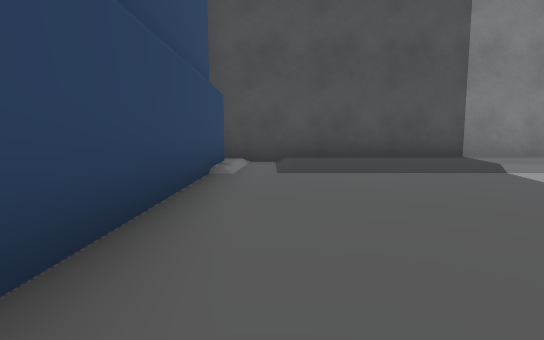
view 1 (above)

22 first-person views from a walk through a 3-D level made in the Unity game engine. The camera is 0.59 m above the floor, tilts 6° down and sees 80° across. The floor is counted in squares, 1 m on a side. Each view is taken from the middle of a square. On the plan, view 1 faces up. The plan holds only what a view shows up to about 9 squares ahead; the rest is blank. The place goes on beyond the plan. The player character is not drawn.

view 2
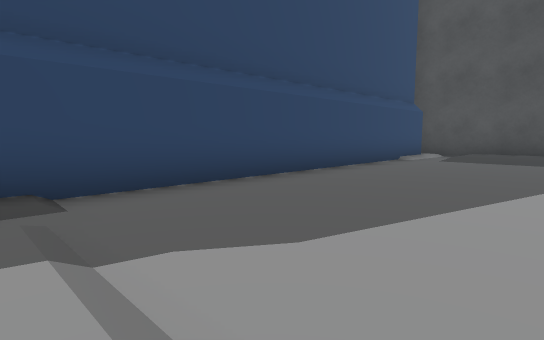

view 3
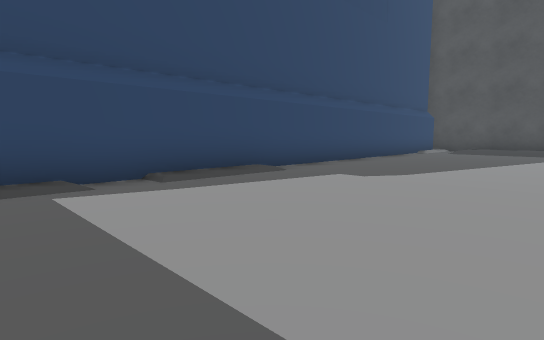

view 4
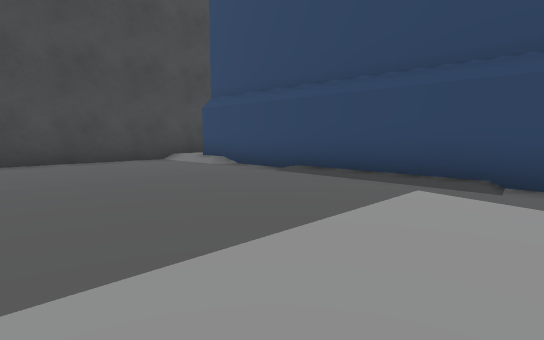

view 5
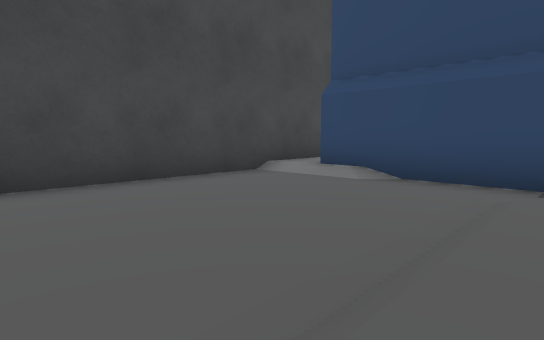

view 6
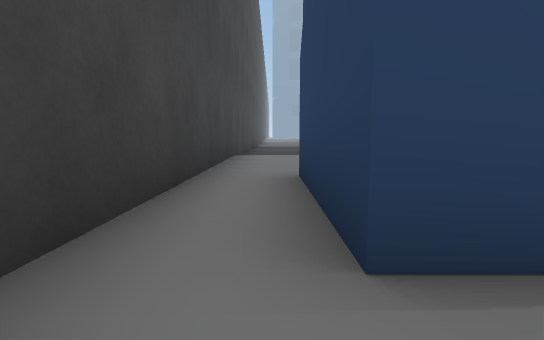

view 7
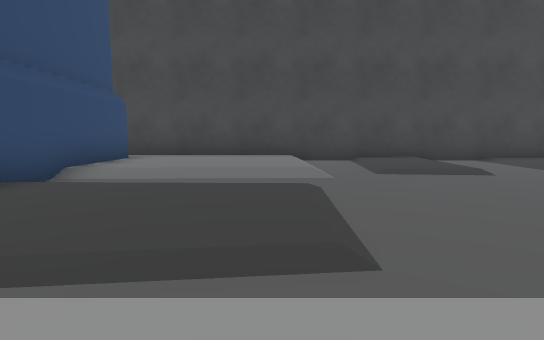

view 8
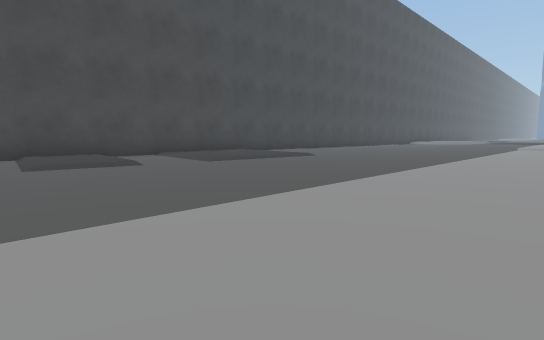

view 9
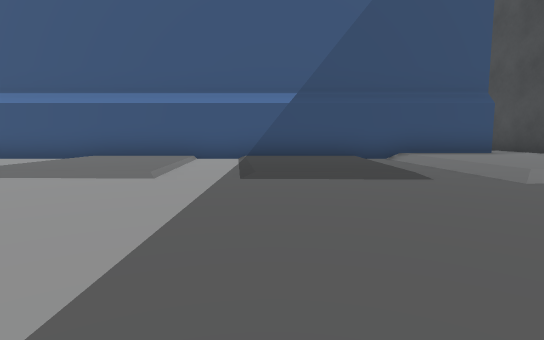

view 10
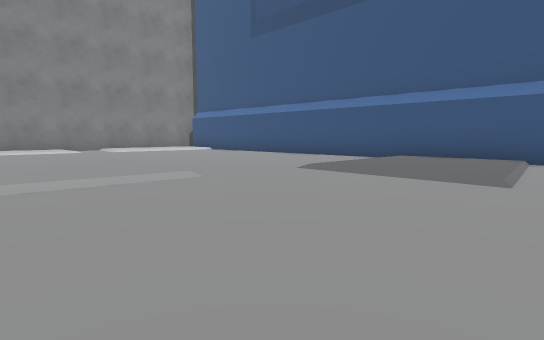

view 11
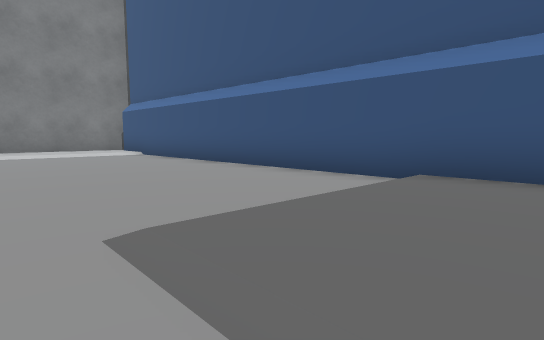

view 12
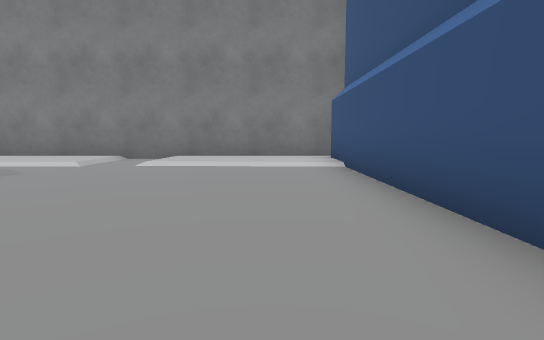

view 13
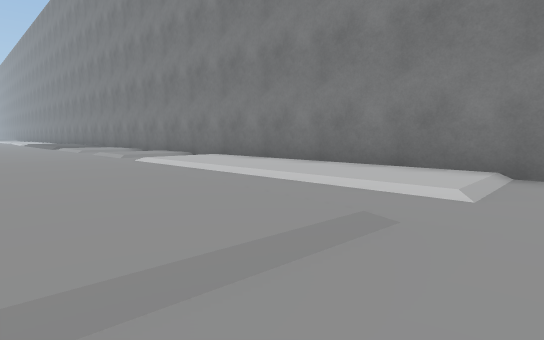

view 14
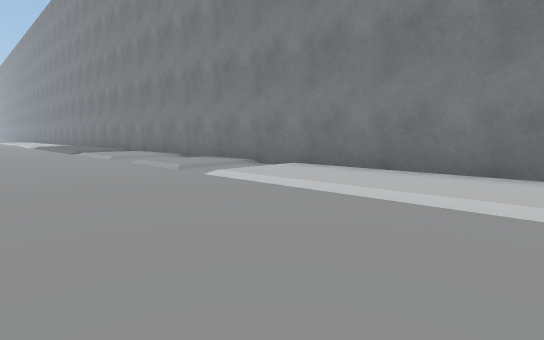

view 15
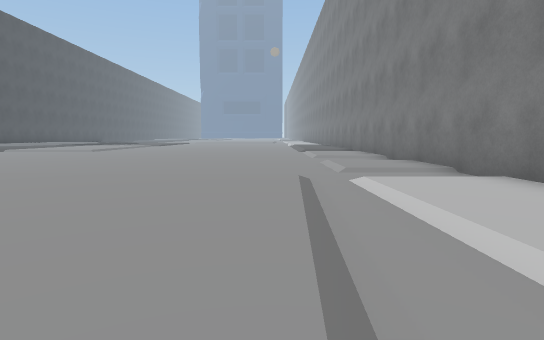

view 16
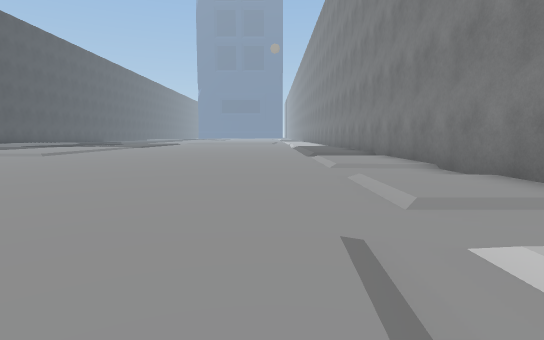

view 17
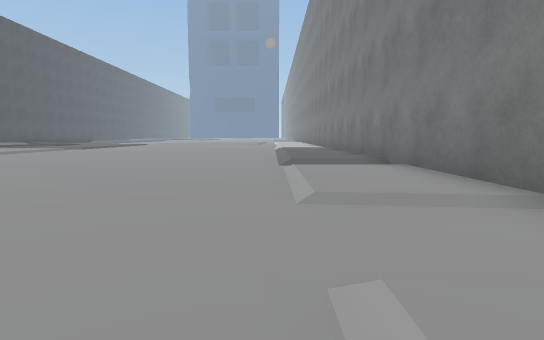

view 18
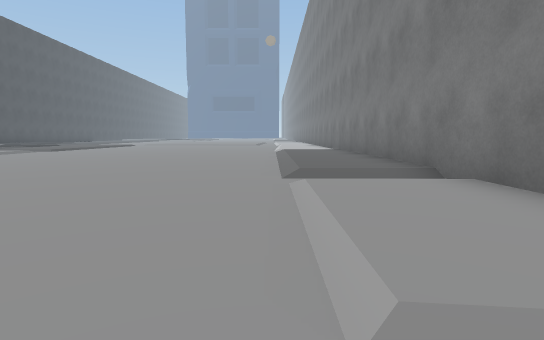

view 19
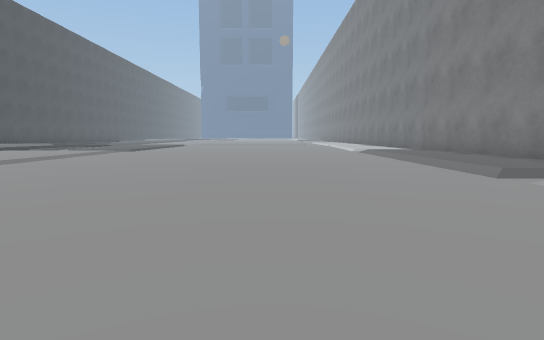

view 20
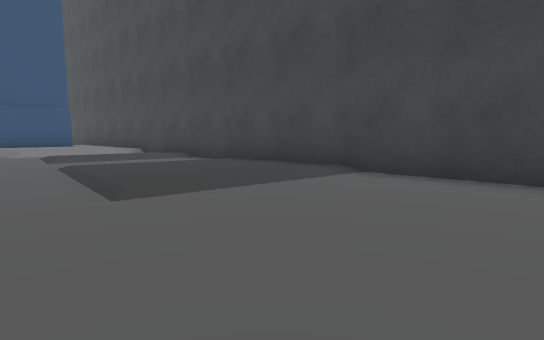

view 21
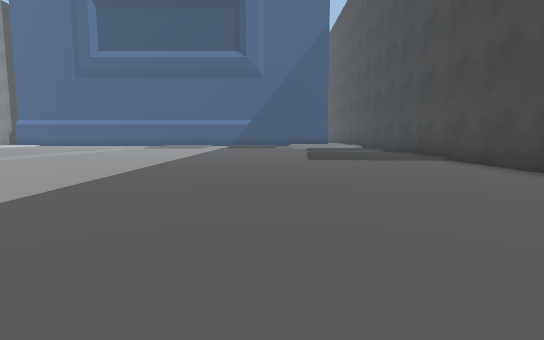

view 22
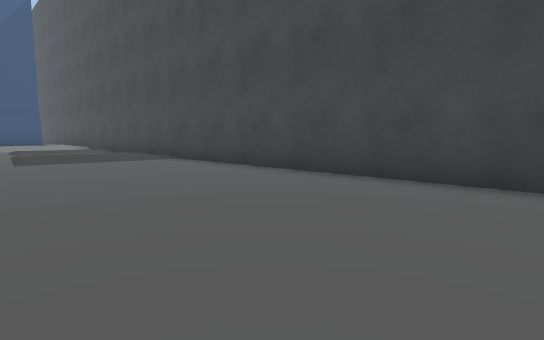

### Floor plan
Key: @ floor where view 1 was taken; # wall or solid block; . main floor; : floor 0.05 m higher than the main floor; + floor 0.1 m higher than the main floor; * floor 0.15 m higher than the main floor; / step, stairs or slope.
Columns run from 29 left of view 1 to 4 right of it. Each row starts with its distance up from view 1.
  8 ########################### ######
  7 +++++/+++./+/.++++++/.++++# #.++++
  6 +++++/+++./+/.++++++/.++++# #.++++
  5 ..........................# #.....
  4 ............./+++++//.....# #.....
  3 ............./++++++/.....# #....
  2 ............./++++++/.....# #....
  1 ............./++  ++......# #....
  0 .............++   ++......# #@...
 -1 .............     ++......# #....
 -2 ............     +++......# #....
 -3 ....  .. .....   ../../...# #.....
 -4 +++        ...   .....++++# #.++++
 -5 ++        ....  ......++++# #.++++
 -6         ..............+///# #.++++
 -7        ...................# #.++++
 -8       ................++++# #.++++
 -9      .................++++# #.++++
-10     +.................//++# #.++++
-11     .........//........///# #.....
-12     ........./+::./+//****###.....
-13     ........./+::./+//****###.....
-14     ........./:::./+/.*******.....
-15     ##############################

Positions as (right, up) in squares from view 1, and headings:
1: (0, 0), facing up
2: (3, -4), facing up-left
3: (4, -8), facing up-left
4: (4, -6), facing down-left
5: (4, -10), facing down-left
6: (0, -14), facing left
7: (-7, -6), facing down
8: (-8, -5), facing down-left
9: (-12, -8), facing right
10: (-12, -7), facing up-right
11: (-8, -5), facing up-right
12: (-5, -1), facing up
13: (-8, 2), facing up-left
14: (-11, 2), facing up-left
15: (-11, 4), facing left
16: (-14, 4), facing left
17: (-18, 5), facing left
18: (-20, 5), facing left
19: (-20, 2), facing left
20: (-19, -10), facing down-right
21: (-25, -10), facing right
22: (-25, -10), facing down-right
